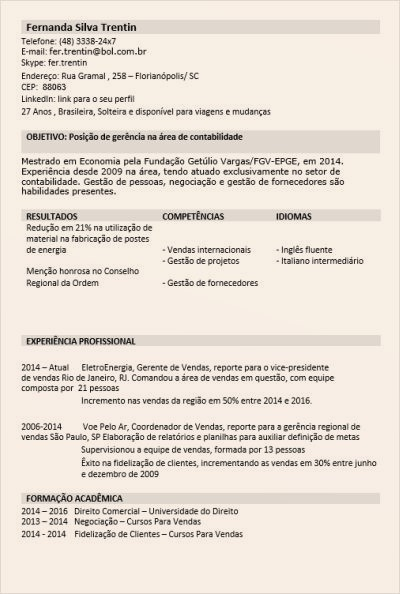
#> input picture scr/curriculo-exemplo.jpg, 400 x 594 px
$ python main.py
#> lines starting #> are read from the running program, lines starting #| are printed output that depends on the picture; after the words box and inside, x2 and y2 are one past the last pixel; in counts of white or black regions, pixels touching at a corner belong together
import cv2
import pytesseract

pytesseract.pytesseract.tesseract_cmd = 'C:\\Program Files\\Tesseract-OCR\\tesseract.exe'

img = cv2.imread('curriculo-exemplo.jpg')
#> img is the input picture: shape (594, 400, 3); mean B, G, R 213.8, 223.2, 232
img = cv2.cvtColor(img, cv2.COLOR_BGR2GRAY)
#> img: shape (594, 400)
img = cv2.resize(img, None, fx=2.5, fy=2.5, interpolation=cv2.INTER_CUBIC)
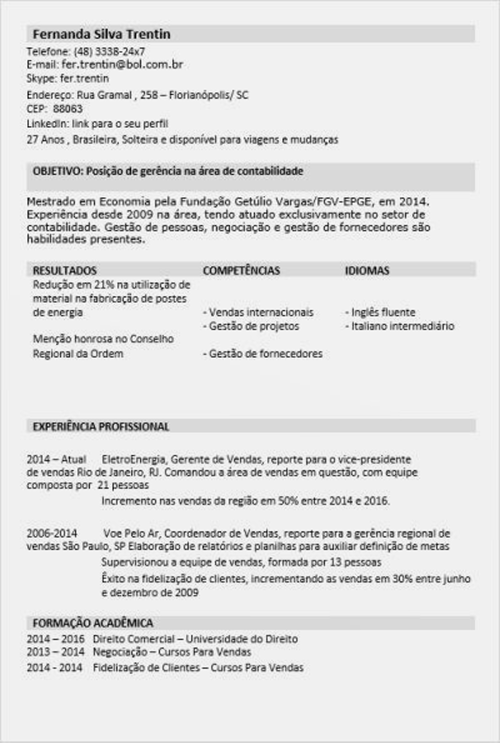
#> img: shape (1485, 1000) (shown at 1/2 size); min 0, max 255, mean 224.8

# kernel = np.ones((1, 1), np.uint8)
# img = cv2.dilate(img, kernel, iterations=1)
# img = cv2.erode(img, kernel, iterations=1)

custom_config = '-l eng --oem 3 --psm 6'
thresh = cv2.threshold(cv2.bilateralFilter(img, 8, 10, 10), 190, 255, cv2.THRESH_BINARY + cv2.THRESH_OTSU)[1]
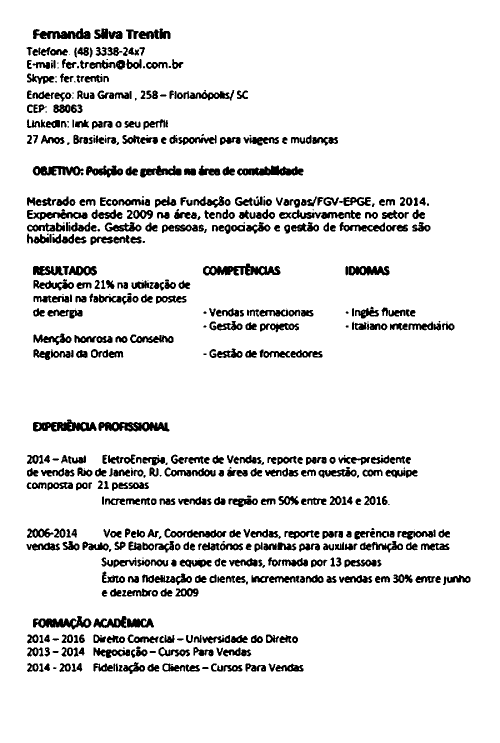
#> thresh: shape (1485, 1000) (shown at 1/2 size); 90.3% white; 603 black regions (72 under 20 px), largest, box (x1, y1, x2, y2) and area: (406, 527, 561, 551) 2106, (197, 844, 339, 863) 1938, (66, 839, 193, 863) 1845

#> (the run stopped early here; a loop or call above may not have finished)
